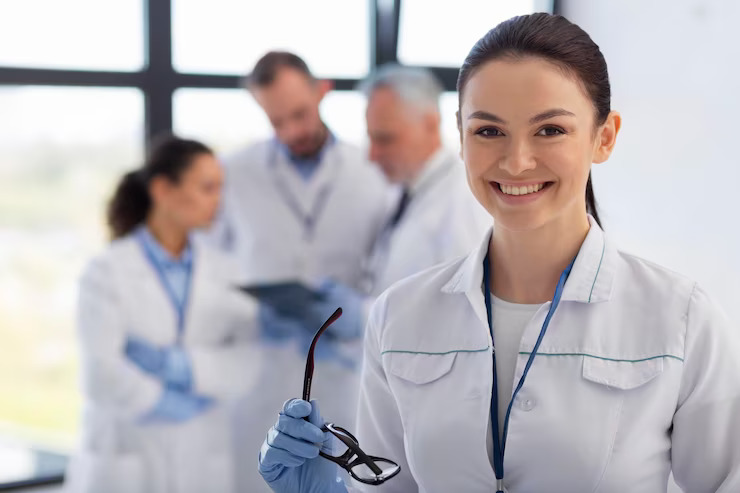
#> input picture i.jpg, 740 x 493 px
$ python 'image attachment.py'
#> lines starting #> are read from the running program, lines starting #| are printed output that depends on the picture
import cv2
import numpy as np

img = cv2.imread('i.jpg')
#> img is the input picture: shape (493, 740, 3); mean B, G, R 186, 181.4, 185.8
img = cv2.resize(img , (300 , 200))
#> img: shape (200, 300, 3)
imggray = cv2.cvtColor(img , cv2.COLOR_BGR2HSV)
#> imggray: shape (200, 300, 3); mean H, S, V 88.1, 30.7, 195.3
imgh = np.hstack((img , img))
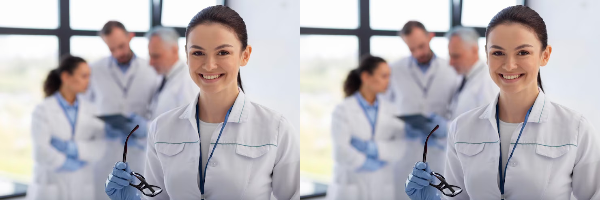
#> imgh: shape (200, 600, 3); mean B, G, R 185.9, 181.3, 185.7
imgv = np.vstack((img , imggray))
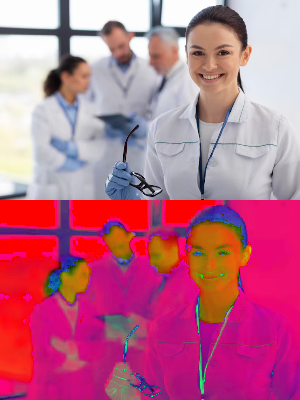
#> imgv: shape (400, 300, 3); mean B, G, R 137, 106, 190.5
cv2.imshow("img" , img)
cv2.imshow("imgh" , imgh)
cv2.imshow("imgv" , imgv)
cv2.imshow("imgg" , imggray)
cv2.waitKey(0)
